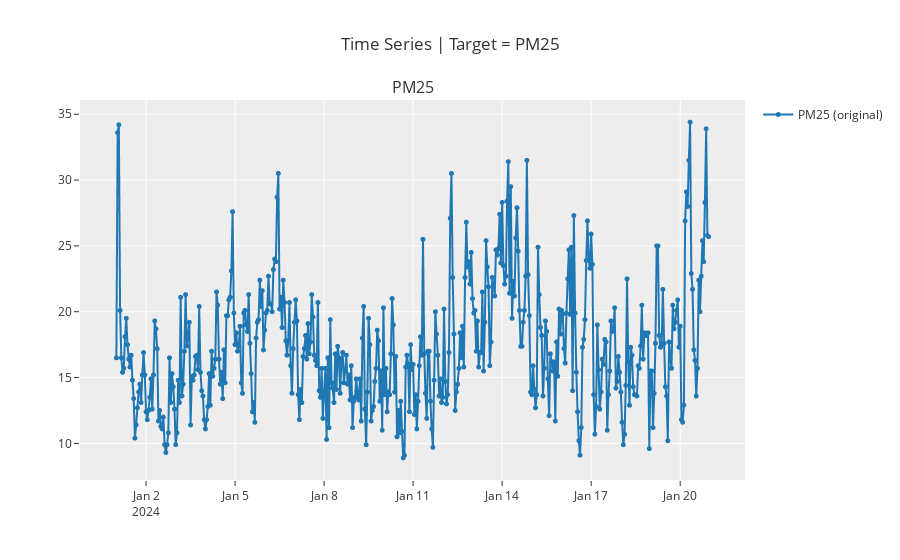

The notebook cell saved with this chart:
### Code cell
plot_model()

### Figure 1 — Plotly figure (JSON) as saved in the notebook; plotly's stock layout.template omitted (floating-point values rounded to 4 significant figures; data arrays with more than 128 entries replaced by an {"elided": "..."} marker saying what was removed)
{"data": [{"line": {"color": "rgb(31, 119, 180)", "width": 2}, "marker": {"color": "rgb(31, 119, 180)", "size": 5}, "mode": "lines+markers", "name": "PM25 (original)", "type": "scattergl", "x": {"elided": "480 str values"}, "xaxis": "x", "y": {"elided": "480 float values"}, "yaxis": "y"}], "layout": {"annotations": [{"font": {"size": 16}, "showarrow": false, "text": "PM25", "x": 0.5, "xanchor": "center", "xref": "paper", "y": 1, "yanchor": "bottom", "yref": "paper"}], "showlegend": true, "title": {"text": "Time Series | Target = PM25"}, "xaxis": {"anchor": "y", "domain": [0, 1]}, "yaxis": {"anchor": "x", "domain": [0, 1]}}}
